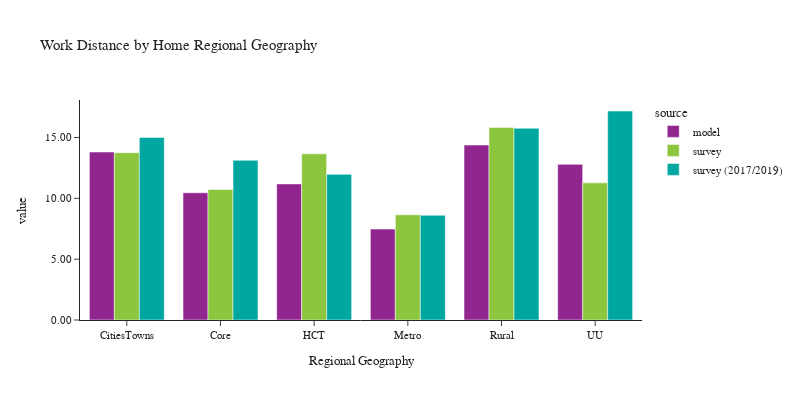

The cell this chart's notebook holds for it:
### Code cell
plot_work_location(df_workers, 'rg_proposed_home', 'Home Regional Geography', 'Regional Geography')

### Figure 1 — Plotly figure (JSON) as saved in the notebook; plotly's stock layout.template omitted (floating-point values rounded to 4 significant figures)
{"data": [{"alignmentgroup": "True", "customdata": [[186198], [498918], [469951], [721689], [248443], [84969]], "hovertemplate": "source=model<br>rg_proposed_home=%{x}<br>value=%{y}<br>sample count=%{customdata[0]}<extra></extra>", "legendgroup": "model", "marker": {"color": "#91268F", "pattern": {"shape": ""}}, "name": "model", "offsetgroup": "model", "orientation": "v", "showlegend": true, "textposition": "auto", "type": "bar", "x": ["CitiesTowns", "Core", "HCT", "Metro", "Rural", "UU"], "xaxis": "x", "y": [13.81, 10.46, 11.18, 7.472, 14.38, 12.79], "yaxis": "y"}, {"alignmentgroup": "True", "customdata": [[88], [221], [341], [1742], [179], [35]], "hovertemplate": "source=survey<br>rg_proposed_home=%{x}<br>value=%{y}<br>sample count=%{customdata[0]}<extra></extra>", "legendgroup": "survey", "marker": {"color": "#8CC63E", "pattern": {"shape": ""}}, "name": "survey", "offsetgroup": "survey", "orientation": "v", "showlegend": true, "textposition": "auto", "type": "bar", "x": ["CitiesTowns", "Core", "HCT", "Metro", "Rural", "UU"], "xaxis": "x", "y": [13.75, 10.73, 13.65, 8.648, 15.83, 11.27], "yaxis": "y"}, {"alignmentgroup": "True", "customdata": [[111], [953], [380], [3929], [175], [47]], "hovertemplate": "source=survey (2017/2019)<br>rg_proposed_home=%{x}<br>value=%{y}<br>sample count=%{customdata[0]}<extra></extra>", "legendgroup": "survey (2017/2019)", "marker": {"color": "#00A7A0", "pattern": {"shape": ""}}, "name": "survey (2017/2019)", "offsetgroup": "survey (2017/2019)", "orientation": "v", "showlegend": true, "textposition": "auto", "type": "bar", "x": ["CitiesTowns", "Core", "HCT", "Metro", "Rural", "UU"], "xaxis": "x", "y": [15.0, 13.12, 11.97, 8.603, 15.76, 17.18], "yaxis": "y"}], "layout": {"barmode": "group", "font": {"size": 11}, "height": 400, "legend": {"title": {"text": "source"}, "tracegroupgap": 0}, "title": {"text": "Work Distance by Home Regional Geography"}, "width": 800, "xaxis": {"anchor": "y", "domain": [0.0, 1.0], "title": {"text": "Regional Geography"}}, "yaxis": {"anchor": "x", "domain": [0.0, 1.0], "tickformat": ".2f", "title": {"text": "value"}}}}
